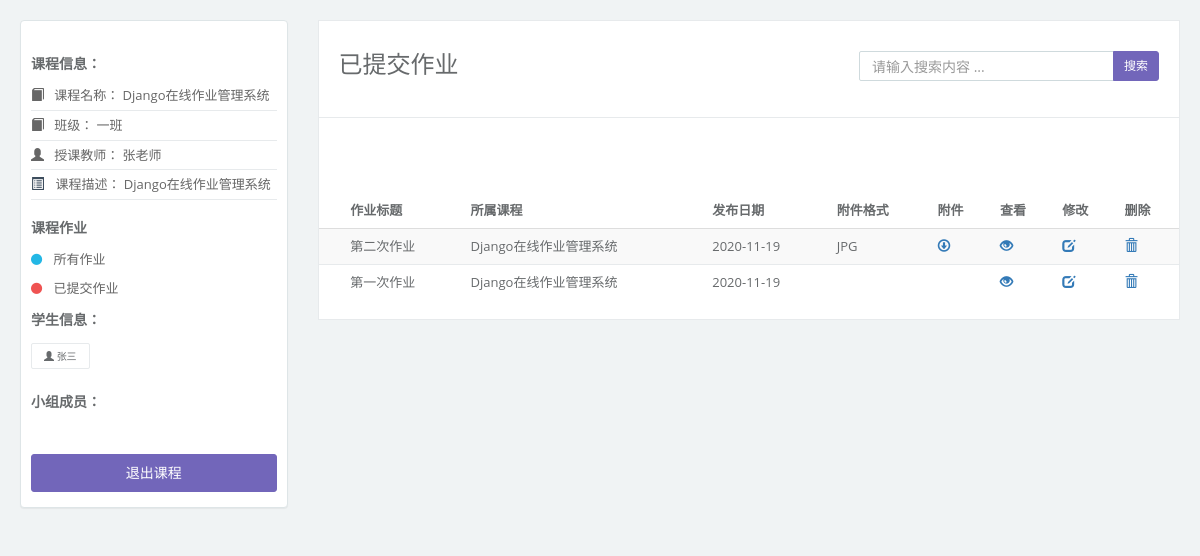
The app's page /course/2/handin/list (signed in) with its own data.
### project/models.py (models this page shows, shortened)
class Course(models.Model):
    cname = models.CharField(verbose_name='课程名称', max_length=50, null=False)
    classes = models.CharField(verbose_name='班级', default='', max_length=50)
    description = models.TextField(verbose_name='课程描述')
    teacher = models.ForeignKey(Teacher,
                                related_name="course",
                                on_delete=models.CASCADE)
    student = models.ManyToManyField(Student, blank=True)
    def __str__(self):
        return self.cname
    class Meta:
        verbose_name = '课程'
        verbose_name_plural = verbose_name

class UserAbstractModel(models.Model):
    GENDER_CHOICES = (
        (0, '男'),
        (1, '女')
    )
    name = models.CharField('姓名', default='', max_length=50)
    gender = models.SmallIntegerField(choices=GENDER_CHOICES, default=0, verbose_name='性别')
    created = models.DateTimeField('创建时间', auto_now_add=True)
    modified = models.DateTimeField('最后更改时间', auto_now=True)
    description = models.TextField('个人描述', null=True)
    class Meta:
        abstract = True

class Teacher(UserAbstractModel):
    user = models.OneToOneField(Role, related_name='teacher', on_delete=models.CASCADE)
    ranks = models.CharField(default='无', max_length=50, verbose_name='职称')
    class Meta:
        verbose_name = '教师表'
        verbose_name_plural = verbose_name

class Student(UserAbstractModel):
    user = models.OneToOneField(Role, related_name='student', on_delete=models.CASCADE)
    classes = models.CharField('班级', default='', max_length=50)
    class Meta:
        verbose_name ='学生表'
        verbose_name_plural = verbose_name

class WorkAbstractModel(models.Model):
    body = RichTextUploadingField('正文')
    created = models.DateTimeField('创建时间', auto_now_add=True)
    modified = models.DateTimeField('修改时间', auto_now=True)
    file = models.FileField('文件', upload_to=user_directory_path,blank=True)
    class Meta:
        abstract = True  # 抽象类

class Handin(WorkAbstractModel):
    author = models.ForeignKey(Student,
                            related_name="handin",
                            on_delete=models.CASCADE)
    course = models.ForeignKey(Course,
                            related_name="handin",
                            on_delete=models.CASCADE)
    homework =  models.ForeignKey(Homework,
                            related_name="handin",
                            on_delete=models.CASCADE)
    score = models.IntegerField('分数', null=True)
    def get_format(self):
        return self.file.url.split('.')[-1].upper()
    class Meta:
        verbose_name = "作答"
        verbose_name_plural = verbose_name

class Homework(WorkAbstractModel):
    STATUS_CHOICES = (
        ('d', '草稿'),
        ('p', '发表'),
    )
    title = models.CharField('标题', max_length=200)
    published = models.DateTimeField('发布时间', null=True)
    status = models.CharField('作业状态',
                                max_length=1,
                                choices=STATUS_CHOICES, default='p')
    views = models.PositiveIntegerField('浏览量', default=0)
    course = models.ForeignKey(Course,
                                related_name="homework",
                                on_delete=models.CASCADE)
    class Meta:
        ordering = ['-modified']
        verbose_name = "作业"
        verbose_name_plural = verbose_name

### project/views.py (the view)
class HandinListDone(ListView):
    template_name = 'project/handin_list_done.html'
    paginate_by = 5
    def get_queryset(self):
        handin = Handin.objects.filter(course__id=self.kwargs['pk'])
        author = self.request.user.role.student
        return handin.filter(author=author).order_by('-id')
    def get_context_data(self, **kwargs):
        context = super().get_context_data(**kwargs)
        course = Course.objects.get(id=self.kwargs['pk'])
        context.update({
            'course':course,
        })
        return context

### project/templates/project/handin_list_done.html (shortened to what this page needs)
{% extends "project/base.html" %} {% block content %}
<body class="gray-bg">
  <div class="wrapper wrapper-content">
    <div class="row">
      <div class="col-sm-3">
        <div class="ibox float-e-margins">
          <div class="ibox-content mailbox-content">
            <div class="file-manager">
              <h4>课程信息：</h4>
              <ul class="folder-list m-b-md" style="padding: 0">
                <li>
                  <a href="#">
                    <span class="glyphicon glyphicon-book"></span>
                    &nbsp;&nbsp;课程名称： {{ course.cname }}
                  </a>
                </li>
                <li>
                  <a href="#"
                    ><span class="glyphicon glyphicon-book"></span>
                    &nbsp;&nbsp;班级： {{ course.classes }}</a
                  >
                </li>
                <li>
                  <a href="#">
                    <span class="glyphicon glyphicon-user"></span>
                    &nbsp;&nbsp;授课教师： {{ course.teacher.name }}</a
                  >
                </li>
                <li>
                  <a href="#">
                    <i class="glyphicon glyphicon-list-alt"></i> 课程描述： {{ course.description }}</a
                  >
                </li>
              </ul>
              {% if request.user.role.role == 0 %}
              <h4>课程作业</h4>
              <ul class="category-list" style="padding: 0">
                <li>
                  <a href="{% url 'project:homework_list' course.id %}">
                    <i class="fa fa-circle text-navy"></i> 所有作业</a
                  >
                </li>
                <li>
                  <a href="{% url 'project:handin_list_done' course.id %}">
                    <i class="fa fa-circle text-danger"></i> 已提交作业</a
                  >
                </li>
              </ul>
              {% endif %} {% if request.user.role.role == 0 %}
              <h4 class="tag-title">学生信息：</h4>
              <ul class="tag-list" style="padding: 0">
                <li>
                  <a href="#"
                    ><span class="glyphicon glyphicon-user"></span> {{ request.user.role.student.name }}</a
                  >
                </li>
              </ul>
              <div class="clearfix"></div>
              <h4 class="tag-title">小组成员：</h4>
              {% endif %}
              <a
                class="btn btn-block btn-primary compose-mail"
                href="{% url 'project:course_cancel' course.id %}"
                >退出课程</a
              >
            </div>
          </div>
        </div>
      </div>
      <div class="col-sm-9 animated fadeInRight">
        <div class="mail-box-header">
          <form method="get" action="#" class="pull-right mail-search">
            <div class="input-group">
              <input
                type="text"
                class="form-control input-sm"
                name="search"
                placeholder="请输入搜索内容 ..."
              />
              <div class="input-group-btn">
                <button type="submit" class="btn btn-sm btn-primary">
                  搜索
                </button>
              </div>
            </div>
          </form>
          <h2>已提交作业</h2>
        </div>
        <div class="mail-box">
          <table class="table table-hover table-mail">
            <tbody>
              <div class="row">
                <div class="col-sm-12">
                  <div class="ibox-content">
                    <table
                      class="footable table table-stripped"
                      data-page-size="8"
                      data-filter="#filter"
                    >
                      <tbody align="center">
                        {% if page_obj %}
                        <table class="table table-striped">
                          <thead>
                            <tr>
                              <th></th>
                              <th>作业标题</th>
                              <th>所属课程</th>
                              <th>发布日期</th>
                              <th>附件格式</th>
                              <th>附件</th>
                              <th>查看</th>
                              <th>修改</th>
                              <th>删除</th>
                            </tr>
                          </thead>
                          <tbody>
                            {% for object in page_obj %}
                            <tr>
                              <td></td>
                              <td>
                                {{ object.homework.title }}
                              </td>
                              <td>
                                {{ object.homework.course }}
                              </td>
                              <td>
                                {{ object.created | date:"Y-m-d" }}
                              </td>
                              <td>
                                {% if object.file %} {{ object.get_format }} {% endif %}
                              </td>
                              <td>
                                {% if object.file %}
                                <a href="{{ object.file.url }}"
                                  ><span
                                    class="glyphicon glyphicon-download"
                                  ></span
                                ></a>
                                {% endif %}
                              </td>
                              <td>
                                <a
                                  href="{% url 'project:handin_detail' course.id object.homework.id object.id %}"
                                  ><span
                                    class="glyphicon glyphicon-eye-open"
                                  ></span
                                ></a>
                              </td>
                              <td>
                                <a
                                  href="{% url 'project:handin_update' course.id object.homework.id object.id %}"
                                  ><span
                                    class="glyphicon glyphicon-edit"
                                    aria-hidden="true"
                                  ></span
                                ></a>
                              </td>
                              <td>
                                <a
                                  href="{% url 'project:handin_delete' course.id object.homework.id object.id %}"
                                  ><span
                                    class="glyphicon glyphicon-trash"
                                  ></span
                                ></a>
                              </td>
                              {% endfor %}
                            </tr>
                          </tbody>
                        </table>
                        {% endif %}
                      </tbody>
                    </table>
                  </div>
                </div>
              </div>
            </tbody>
          </table>
        </div>
      </div>
    </div>
  </div>
</body>
{% endblock %}

### records on screen
Course: cname "Django在线作业管理系统", classes "一班", teacher.name "张老师", description "Django在线作业管理系统"
Handin: homework "第二次作业", homework.course "Django在线作业管理系统", created "2020-11-19", get_format "JPG"
Handin: homework "第一次作业", homework.course "Django在线作业管理系统", created "2020-11-19"

### other values on screen
{{ request.user.role.student.name }} "张三"
